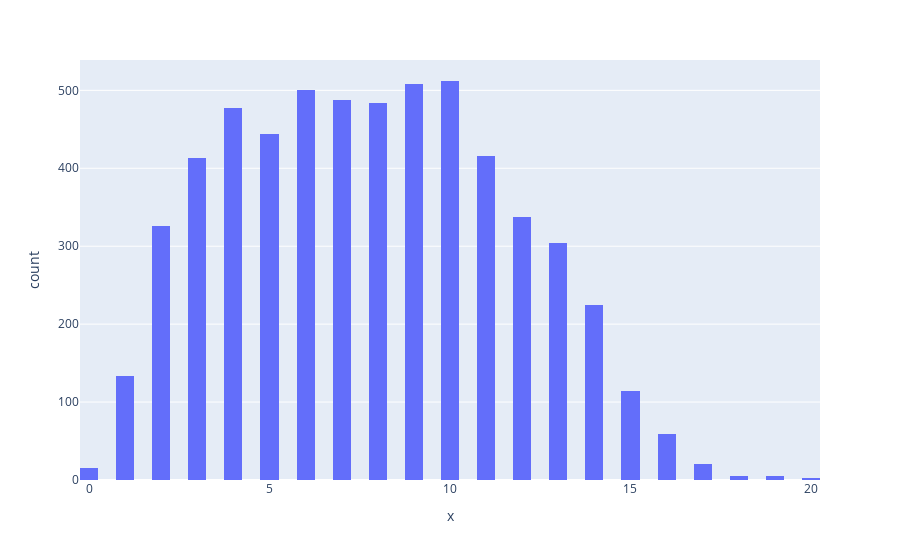

Notebook source saved alongside this figure:
### Code cell
# Plot the distribution for the number of words in a text
fig = px.histogram(x = tweets_length, nbins = 50)
fig.show()

### Figure 1 — Plotly figure (JSON) as saved in the notebook; plotly's stock layout.template omitted (floating-point values rounded to 4 significant figures; data arrays with more than 128 entries replaced by an {"elided": "..."} marker saying what was removed)
{"data": [{"bingroup": "x", "hovertemplate": "x=%{x}<br>count=%{y}<extra></extra>", "legendgroup": "", "marker": {"color": "#636efa", "pattern": {"shape": ""}}, "name": "", "nbinsx": 50, "orientation": "v", "showlegend": false, "type": "histogram", "x": {"elided": "5791 int values"}, "xaxis": "x", "yaxis": "y"}], "layout": {"barmode": "relative", "legend": {"tracegroupgap": 0}, "margin": {"t": 60}, "xaxis": {"anchor": "y", "domain": [0, 1], "title": {"text": "x"}}, "yaxis": {"anchor": "x", "domain": [0, 1], "title": {"text": "count"}}}}
